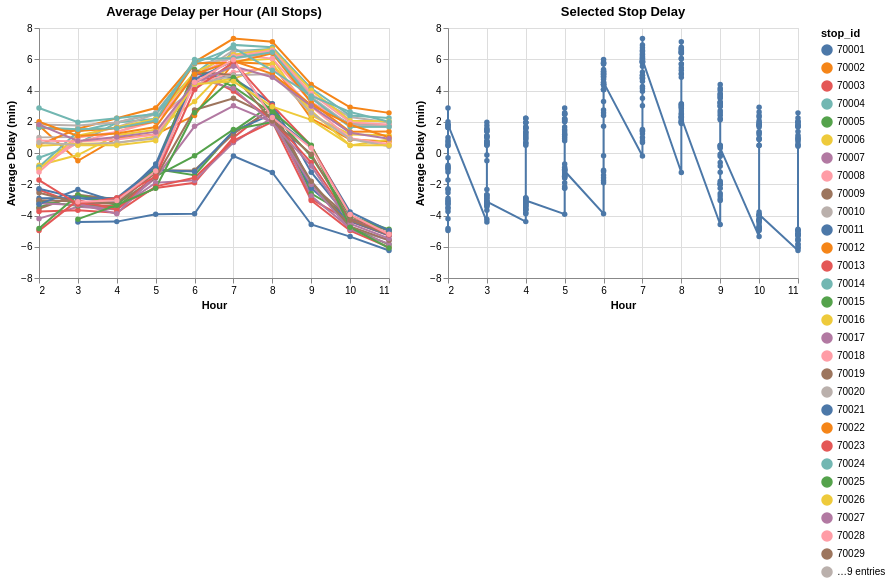

The code cell stored with this chart in its notebook:
### Code cell
# Visualization #2 (Interactive): Based on orange line stop, what is the average delay given the hour of the day
# select the stop_id you want to display
select_stop = alt.binding_radio(options=avg_delay["stop_id"].unique(), name="Stop Selection:")

selection = alt.selection_point(
    fields=['stop_id'], 
    bind=select_stop
)

main_chart = (alt.Chart(avg_delay).mark_line(point=True).transform_calculate(
    adjusted_hour="datum.hour - 12"
).encode(
    x=alt.X('adjusted_hour:Q', title="Hour"),
    y=alt.Y('delay_minutes:Q', title="Average Delay (min)"),
    color=alt.condition(
            selection,
            alt.Color('stop_id:N'),
            alt.value('lightgray')
    ),
    opacity=alt.condition(
            selection,
            alt.value(1.0),  
            alt.value(0.3)    
    ),
    tooltip=['stop_id', 'hour', 'delay_minutes']
).properties(
        width=350,
        height=250,
        title='Average Delay per Hour (All Stops)'
).add_params(selection)
)

selected_chart = (alt.Chart(avg_delay).transform_filter(selection).mark_line(point=True).transform_calculate(
    adjusted_hour="datum.hour - 12"
).encode(
        x=alt.X('adjusted_hour:Q', title="Hour"),
        y=alt.Y('delay_minutes:Q', title="Average Delay (min)")
).properties(
    width=350,
    height=250,
    title='Selected Stop Delay'
)
)

final_chart = main_chart | selected_chart

final_chart

# final_chart.save("avg_delay_min_per_stop.json")

### Figure 1 — Vega-Lite specification as saved in the notebook (floating-point values rounded to 4 significant figures; data arrays with more than 128 entries replaced by an {"elided": "..."} marker saying what was removed)
{"config": {"view": {"continuousWidth": 300, "continuousHeight": 300}}, "hconcat": [{"mark": {"type": "line", "point": true}, "encoding": {"color": {"condition": {"param": "param_5", "field": "stop_id", "type": "nominal"}, "value": "lightgray"}, "opacity": {"condition": {"param": "param_5", "value": 1.0}, "value": 0.3}, "tooltip": [{"field": "stop_id", "type": "quantitative"}, {"field": "hour", "type": "quantitative"}, {"field": "delay_minutes", "type": "quantitative"}], "x": {"field": "adjusted_hour", "title": "Hour", "type": "quantitative"}, "y": {"field": "delay_minutes", "title": "Average Delay (min)", "type": "quantitative"}}, "height": 250, "name": "view_3", "title": "Average Delay per Hour (All Stops)", "transform": [{"calculate": "datum.hour - 12", "as": "adjusted_hour"}], "width": 350}, {"mark": {"type": "line", "point": true}, "encoding": {"x": {"field": "adjusted_hour", "title": "Hour", "type": "quantitative"}, "y": {"field": "delay_minutes", "title": "Average Delay (min)", "type": "quantitative"}}, "height": 250, "title": "Selected Stop Delay", "transform": [{"filter": {"param": "param_5"}}, {"calculate": "datum.hour - 12", "as": "adjusted_hour"}], "width": 350}], "data": {"name": "data-2b26e2b56204917fa7bf1f4f735a74dc"}, "params": [{"name": "param_5", "select": {"type": "point", "fields": ["stop_id"]}, "bind": {"input": "radio", "options": [70000.0, 70000.0, 70000.0, 70000.0, 70000.0, 70010.0, 70010.0, 70010.0, 70010.0, 70010.0, 70010.0, 70010.0, 70010.0, 70010.0, 70020.0, 70020.0, 70020.0, 70020.0, 70020.0, 70020.0, 70020.0, 70020.0, 70020.0, 70020.0, 70020.0, 70030.0, 70030.0, 70030.0, 70030.0, 70030.0, 70030.0, 70030.0, 70030.0, 70030.0, 70040.0, 70040.0, 70280.0, 70280.0], "name": "Stop Selection:"}, "views": ["view_3"]}], "$schema": "https://vega.github.io/schema/vega-lite/v5.20.1.json", "datasets": {"data-2b26e2b56204917fa7bf1f4f735a74dc": {"elided": "375 records"}}}
